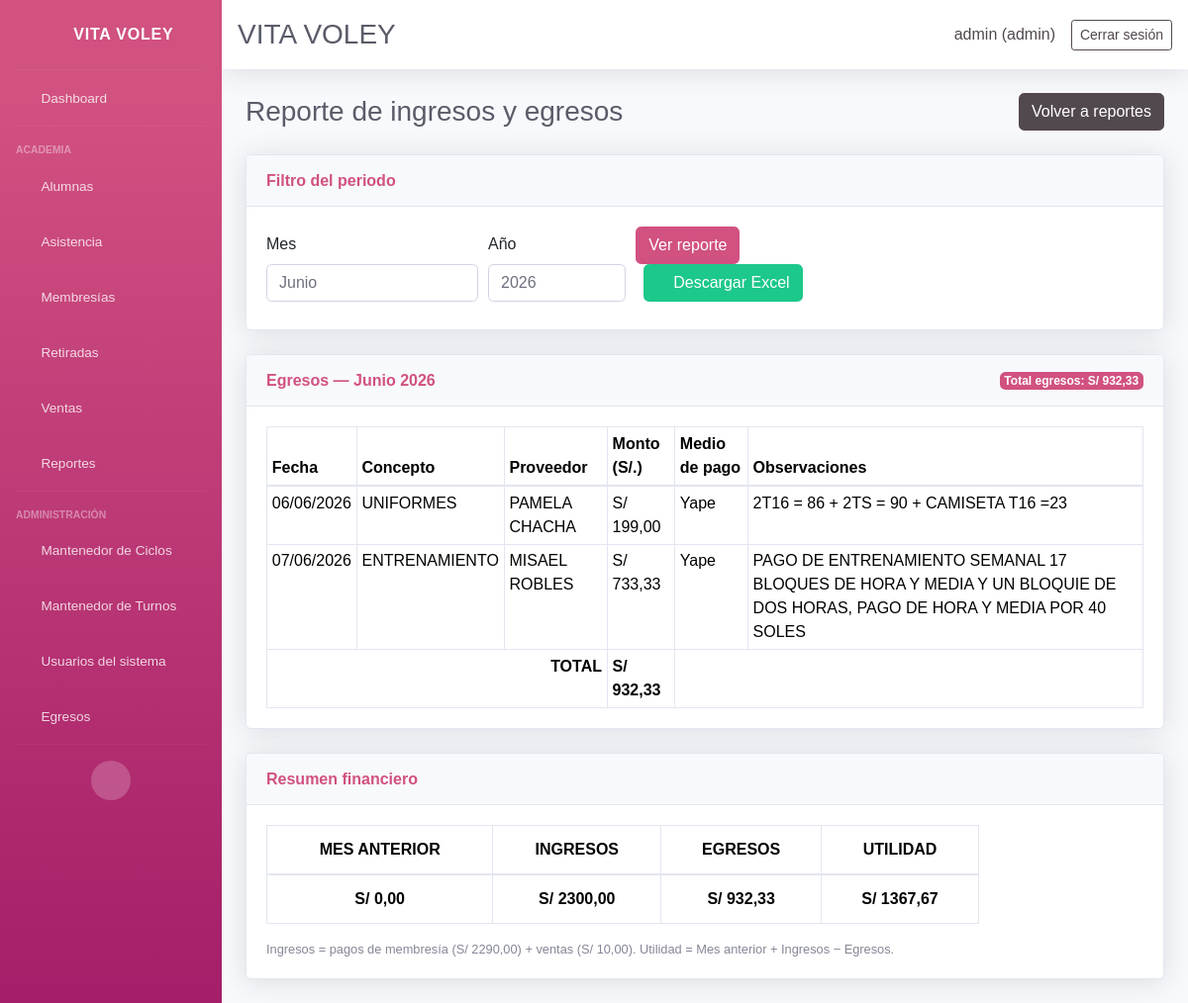
/reports/financial/ (signed in), run on an earlier commit of the app's database.
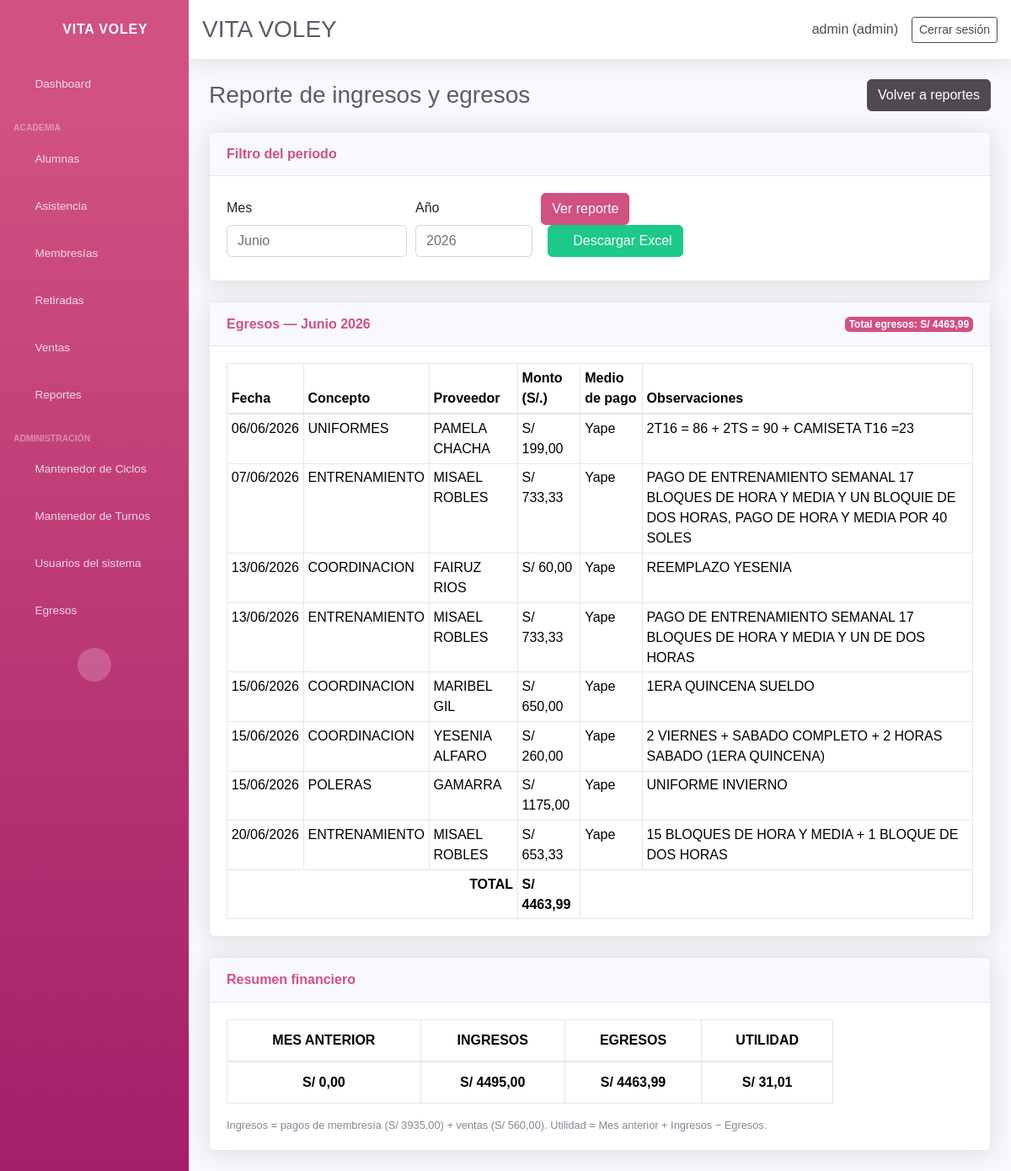
And on a later commit of the database.
### core/models.py (models this page shows, shortened)
class Expense(models.Model):
    date = models.DateField(default=timezone.now, verbose_name='Fecha')
    concept = models.CharField(max_length=200, verbose_name='Concepto')
    provider = models.CharField(max_length=200, blank=True, verbose_name='Proveedor')
    amount = models.DecimalField(max_digits=10, decimal_places=2, verbose_name='Monto (S/.)')
    payment_method = models.CharField(
        max_length=20,
        choices=PAYMENT_METHOD_CHOICES,
        default='efectivo',
        verbose_name='Medio de pago',
    )
    observations = models.TextField(blank=True, verbose_name='Observaciones')
    created_at = models.DateTimeField(auto_now_add=True)
    updated_at = models.DateTimeField(auto_now=True)
    class Meta:
        ordering = ['-date', '-created_at']
        verbose_name = 'Egreso'
        verbose_name_plural = 'Egresos'

### core/views_financial.py (the view)
# urls.py: path('reports/financial/', views_financial.financial_report_view, name='financial_report'),
@login_required(login_url='login')
def financial_report_view(request):
    admin_redirect = _ensure_admin(request)
    if admin_redirect:
        return admin_redirect
    today = date.today()
    try:
        report_year = int(request.GET.get('year', today.year))
    except (TypeError, ValueError):
        report_year = today.year
    try:
        report_month = int(request.GET.get('month', today.month))
    except (TypeError, ValueError):
        report_month = today.month
    if report_month < 1 or report_month > 12:
        report_month = today.month
    summary = compute_financial_summary(report_year, report_month)
    return render(request, 'core/financial_report.html', {
        'report_year': report_year,
        'report_month': report_month,
        'summary': summary,
        'user_role': get_user_role(request.user),
        'is_admin': get_user_role(request.user) == 'admin',
    })

### core/context_processors.py (called while the page is built, shortened)
def user_role_context(request):
    user_role = None
    is_admin = False
    is_secretary = False
    if request.user.is_authenticated:
        if request.user.is_superuser:
            user_role = 'admin'
            is_admin = True
    return {
        'user_role': user_role,
        'is_admin': is_admin,
        'is_secretary': is_secretary,
    }

### core/financial_report_export.py (called while the page is built)
def _month_bounds(year, month):
    _, last_day = calendar.monthrange(year, month)
    return date(year, month, 1), date(year, month, last_day)

def _sum_payments(start_date, end_date):
    return float(
        Payment.objects.filter(date__gte=start_date, date__lte=end_date)
        .aggregate(total=Sum('amount'))['total'] or 0
    )

def _sum_sales(start_date, end_date):
    range_start, range_end = local_datetime_range(start_date, end_date)
    return float(
        Sale.objects.filter(created_at__gte=range_start, created_at__lte=range_end)
        .aggregate(total=Sum('price'))['total'] or 0
    )

def _sum_expenses(start_date, end_date):
    return float(
        Expense.objects.filter(date__gte=start_date, date__lte=end_date)
        .aggregate(total=Sum('amount'))['total'] or 0
    )

### core/templates/core/financial_report.html (shortened to what the changed rows need)
{% extends 'core/base.html' %}
{% block content %}
<div class="d-sm-flex align-items-center justify-content-between mb-4">
    <h1 class="h3 mb-0 text-gray-800">Reporte de ingresos y egresos</h1>
</div>
<div class="card shadow mb-4">
    <div class="card-header py-3 d-flex justify-content-between align-items-center">
        <h6 class="m-0 font-weight-bold text-primary">Egresos — {{ summary.month_label }} {{ report_year }}</h6>
        <span class="badge badge-primary">Total egresos: S/ {{ summary.egresos|floatformat:2 }}</span>
    </div>
    <div class="card-body">
        <div class="table-responsive">
            <table class="table table-bordered table-sm mb-0">
                <thead style="background-color:#f4cccc;">
                    <tr>
                        <th>Fecha</th>
                        <th>Concepto</th>
                        <th>Proveedor</th>
                        <th>Monto (S/.)</th>
                        <th>Medio de pago</th>
                        <th>Observaciones</th>
                    </tr>
                </thead>
                <tbody>
                    {% for expense in summary.expenses %}
                    <tr>
                        <td>{{ expense.date|date:"d/m/Y" }}</td>
                        <td>{{ expense.concept }}</td>
                        <td>{{ expense.provider|default:"—" }}</td>
                        <td>S/ {{ expense.amount|floatformat:2 }}</td>
                        <td>{{ expense.get_payment_method_display }}</td>
                        <td>{{ expense.observations|default:"—" }}</td>
                    </tr>
                    {% empty %}
                    <tr><td colspan="6" class="text-center text-muted">Sin egresos en este periodo.</td></tr>
                    {% endfor %}
                </tbody>
                <tfoot>
                    <tr style="background-color:#d9d2e9;" class="font-weight-bold">
                        <td colspan="3" class="text-right">TOTAL</td>
                        <td>S/ {{ summary.egresos|floatformat:2 }}</td>
                        <td colspan="2"></td>
                    </tr>
                </tfoot>
            </table>
        </div>
    </div>
</div>
<div class="card shadow mb-4">
    <div class="card-body">
        <div class="table-responsive">
            <table class="table table-bordered text-center mb-0" style="max-width:720px;">
                <thead style="background-color:#f4cccc;">
                    <tr>
                        <th>MES ANTERIOR</th>
                        <th>INGRESOS</th>
                        <th>EGRESOS</th>
                        <th>UTILIDAD</th>
                    </tr>
                </thead>
                <tbody>
                    <tr style="background-color:#f4cccc;" class="font-weight-bold">
                        <td>S/ {{ summary.mes_anterior|floatformat:2 }}</td>
                        <td>S/ {{ summary.ingresos|floatformat:2 }}</td>
                        <td>S/ {{ summary.egresos|floatformat:2 }}</td>
                        <td>S/ {{ summary.utilidad|floatformat:2 }}</td>
                    </tr>
                </tbody>
            </table>
        </div>
        <p class="text-muted small mt-3 mb-0">
            Ingresos = pagos de membresía (S/ {{ summary.payments_total|floatformat:2 }}) + ventas (S/ {{ summary.sales_total|floatformat:2 }}).
            Utilidad = Mes anterior + Ingresos − Egresos.
        </p>
    </div>
</div>
{% endblock %}

What changed in the data, as far as the page shows it:
added Expense: date "13/06/2026", concept "COORDINACION", provider "FAIRUZ RIOS", amount "60,00", payment_method "Yape", observations "REEMPLAZO YESENIA"
added Expense: date "13/06/2026", concept "ENTRENAMIENTO", provider "MISAEL ROBLES", amount "733,33", payment_method "Yape", observations "PAGO DE ENTRENAMIENTO SEMANAL 17 BLOQUES DE HORA Y MEDIA Y UN DE DOS HORAS"
added Expense: date "15/06/2026", concept "COORDINACION", provider "MARIBEL GIL", amount "650,00", payment_method "Yape", observations "1ERA QUINCENA SUELDO"
added Expense: date "15/06/2026", concept "COORDINACION", provider "YESENIA ALFARO", amount "260,00", payment_method "Yape", observations "2 VIERNES + SABADO COMPLETO + 2 HORAS SABADO (1ERA QUINCENA)"
added Expense: date "15/06/2026", concept "POLERAS", provider "GAMARRA", amount "1175,00", payment_method "Yape", observations "UNIFORME INVIERNO"
added Expense: date "20/06/2026", concept "ENTRENAMIENTO", provider "MISAEL ROBLES", amount "653,33", payment_method "Yape", observations "15 BLOQUES DE HORA Y MEDIA + 1 BLOQUE DE DOS HORAS"
Also different on the page:
{{ summary.egresos|floatformat:2 }}: "932,33" → "4463,99"
{{ summary.ingresos|floatformat:2 }}: "2300,00" → "4495,00"
{{ summary.utilidad|floatformat:2 }}: "1367,67" → "31,01"
{{ summary.payments_total|floatformat:2 }}: "2290,00" → "3935,00"
{{ summary.sales_total|floatformat:2 }}: "10,00" → "560,00"
